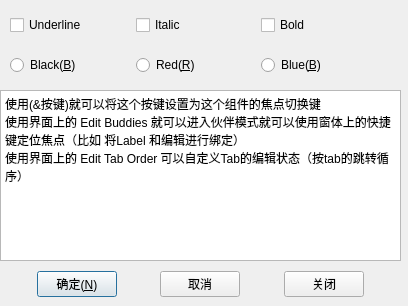
<?xml version="1.0" encoding="UTF-8"?>
<ui version="4.0">
 <class>dialog_text_edit</class>
 <widget class="QDialog" name="dialog_text_edit">
  <property name="geometry">
   <rect>
    <x>0</x>
    <y>0</y>
    <width>408</width>
    <height>306</height>
   </rect>
  </property>
  <property name="windowTitle">
   <string>Dialog</string>
  </property>
  <widget class="QWidget" name="horizontalLayoutWidget">
   <property name="geometry">
    <rect>
     <x>0</x>
     <y>269</y>
     <width>401</width>
     <height>31</height>
    </rect>
   </property>
   <layout class="QHBoxLayout" name="horizontalLayout">
    <item>
     <spacer name="horizontalSpacer_2">
      <property name="orientation">
       <enum>Qt::Horizontal</enum>
      </property>
      <property name="sizeHint" stdset="0">
       <size>
        <width>40</width>
        <height>20</height>
       </size>
      </property>
     </spacer>
    </item>
    <item>
     <widget class="QPushButton" name="but_OK">
      <property name="text">
       <string>确定(&amp;N)</string>
      </property>
     </widget>
    </item>
    <item>
     <spacer name="horizontalSpacer">
      <property name="orientation">
       <enum>Qt::Horizontal</enum>
      </property>
      <property name="sizeHint" stdset="0">
       <size>
        <width>40</width>
        <height>20</height>
       </size>
      </property>
     </spacer>
    </item>
    <item>
     <widget class="QPushButton" name="but_">
      <property name="text">
       <string>取消</string>
      </property>
     </widget>
    </item>
    <item>
     <spacer name="horizontalSpacer_3">
      <property name="orientation">
       <enum>Qt::Horizontal</enum>
      </property>
      <property name="sizeHint" stdset="0">
       <size>
        <width>40</width>
        <height>20</height>
       </size>
      </property>
     </spacer>
    </item>
    <item>
     <widget class="QPushButton" name="but_close">
      <property name="text">
       <string>关闭</string>
      </property>
     </widget>
    </item>
    <item>
     <spacer name="horizontalSpacer_4">
      <property name="orientation">
       <enum>Qt::Horizontal</enum>
      </property>
      <property name="sizeHint" stdset="0">
       <size>
        <width>40</width>
        <height>20</height>
       </size>
      </property>
     </spacer>
    </item>
   </layout>
  </widget>
  <widget class="QPlainTextEdit" name="plainTextEdit">
   <property name="geometry">
    <rect>
     <x>0</x>
     <y>90</y>
     <width>401</width>
     <height>171</height>
    </rect>
   </property>
   <property name="plainText">
    <string>使用(&amp;按键)就可以将这个按键设置为这个组件的焦点切换键
使用界面上的 Edit Buddies 就可以进入伙伴模式就可以使用窗体上的快捷键定位焦点（比如 将Label 和编辑进行绑定）
使用界面上的 Edit Tab Order 可以自定义Tab的编辑状态（按tab的跳转循序）</string>
   </property>
  </widget>
  <widget class="QWidget" name="horizontalLayoutWidget_2">
   <property name="geometry">
    <rect>
     <x>10</x>
     <y>50</y>
     <width>371</width>
     <height>31</height>
    </rect>
   </property>
   <layout class="QHBoxLayout" name="horizontalLayout_2">
    <item>
     <widget class="QRadioButton" name="rb_black">
      <property name="text">
       <string>Black(&amp;B)</string>
      </property>
     </widget>
    </item>
    <item>
     <widget class="QRadioButton" name="rb_red">
      <property name="text">
       <string>Red(&amp;R)</string>
      </property>
     </widget>
    </item>
    <item>
     <widget class="QRadioButton" name="rb_blue">
      <property name="text">
       <string>Blue(&amp;B)</string>
      </property>
     </widget>
    </item>
   </layout>
  </widget>
  <widget class="QWidget" name="horizontalLayoutWidget_3">
   <property name="geometry">
    <rect>
     <x>10</x>
     <y>10</y>
     <width>371</width>
     <height>31</height>
    </rect>
   </property>
   <layout class="QHBoxLayout" name="horizontalLayout_3">
    <item>
     <widget class="QCheckBox" name="checkBox_3">
      <property name="text">
       <string>Underline</string>
      </property>
     </widget>
    </item>
    <item>
     <widget class="QCheckBox" name="checkBox_2">
      <property name="text">
       <string>Italic</string>
      </property>
     </widget>
    </item>
    <item>
     <widget class="QCheckBox" name="checkBox">
      <property name="text">
       <string>Bold</string>
      </property>
     </widget>
    </item>
   </layout>
  </widget>
 </widget>
 <tabstops>
  <tabstop>checkBox_3</tabstop>
  <tabstop>checkBox_2</tabstop>
  <tabstop>checkBox</tabstop>
  <tabstop>rb_black</tabstop>
  <tabstop>rb_red</tabstop>
  <tabstop>rb_blue</tabstop>
  <tabstop>plainTextEdit</tabstop>
  <tabstop>but_OK</tabstop>
  <tabstop>but_</tabstop>
  <tabstop>but_close</tabstop>
  <tabstop>rb_black</tabstop>
  <tabstop>rb_red</tabstop>
  <tabstop>rb_blue</tabstop>
 </tabstops>
 <resources/>
 <connections/>
</ui>
